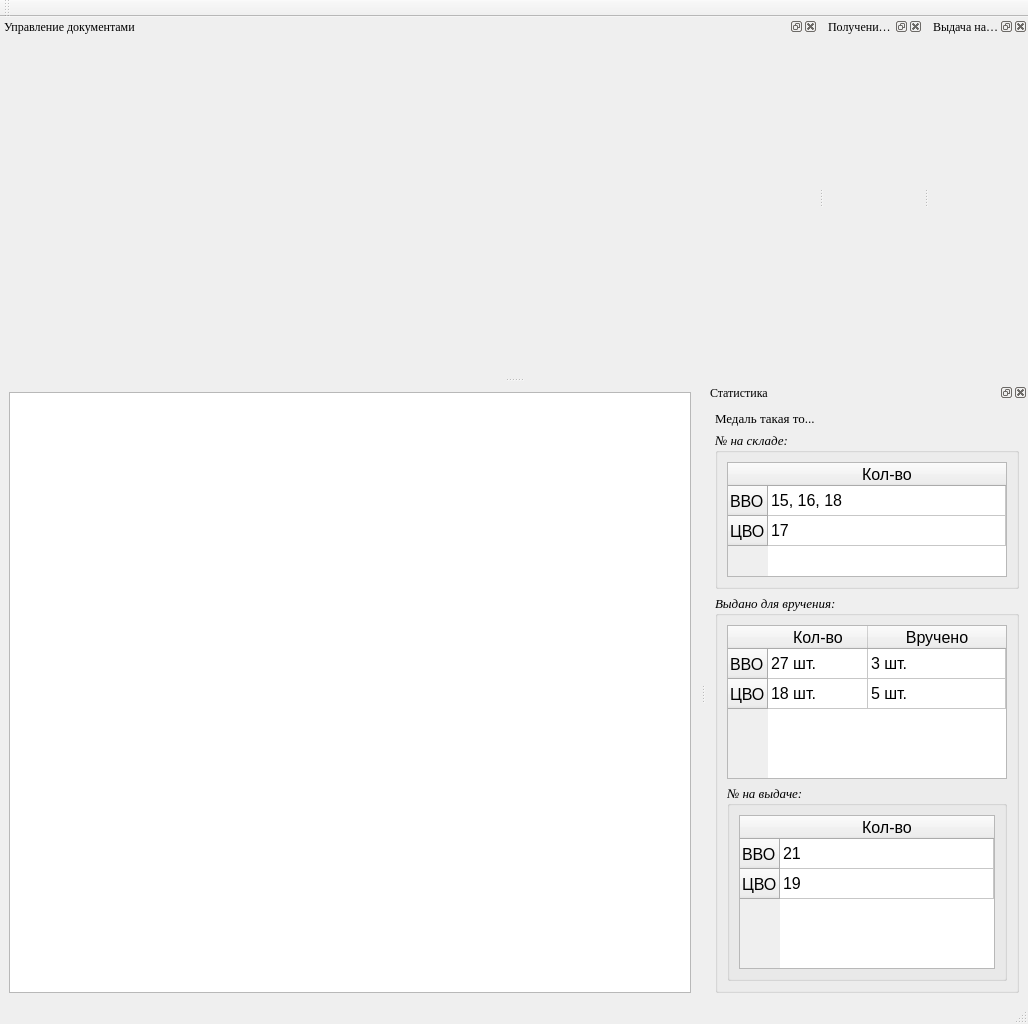
<?xml version="1.0" encoding="UTF-8"?>
<ui version="4.0">
 <class>MW</class>
 <widget class="QMainWindow" name="MW">
  <property name="geometry">
   <rect>
    <x>0</x>
    <y>0</y>
    <width>1028</width>
    <height>1024</height>
   </rect>
  </property>
  <property name="windowTitle">
   <string>СПО &quot;Учет наград&quot;</string>
  </property>
  <property name="windowIcon">
   <iconset resource="resource.qrc">
    <normaloff>:/resource/Images/guk.ico</normaloff>:/resource/Images/guk.ico</iconset>
  </property>
  <widget class="QWidget" name="centralwidget">
   <layout class="QHBoxLayout" name="horizontalLayout">
    <item>
     <widget class="QTreeView" name="trw_statistic">
      <property name="font">
       <font>
        <family>Times New Roman</family>
        <pointsize>14</pointsize>
        <italic>true</italic>
       </font>
      </property>
      <property name="focusPolicy">
       <enum>Qt::ClickFocus</enum>
      </property>
      <property name="autoFillBackground">
       <bool>true</bool>
      </property>
      <property name="frameShape">
       <enum>QFrame::StyledPanel</enum>
      </property>
      <property name="midLineWidth">
       <number>1</number>
      </property>
      <property name="sizeAdjustPolicy">
       <enum>QAbstractScrollArea::AdjustToContentsOnFirstShow</enum>
      </property>
      <property name="editTriggers">
       <set>QAbstractItemView::NoEditTriggers</set>
      </property>
      <property name="alternatingRowColors">
       <bool>false</bool>
      </property>
      <property name="selectionMode">
       <enum>QAbstractItemView::SingleSelection</enum>
      </property>
      <property name="iconSize">
       <size>
        <width>35</width>
        <height>60</height>
       </size>
      </property>
      <property name="indentation">
       <number>30</number>
      </property>
      <property name="uniformRowHeights">
       <bool>true</bool>
      </property>
      <property name="allColumnsShowFocus">
       <bool>false</bool>
      </property>
      <attribute name="headerVisible">
       <bool>false</bool>
      </attribute>
      <attribute name="headerMinimumSectionSize">
       <number>33</number>
      </attribute>
      <attribute name="headerStretchLastSection">
       <bool>true</bool>
      </attribute>
     </widget>
    </item>
   </layout>
  </widget>
  <widget class="QStatusBar" name="statusbar"/>
  <widget class="QDockWidget" name="dW_filter">
   <property name="minimumSize">
    <size>
     <width>176</width>
     <height>460</height>
    </size>
   </property>
   <property name="maximumSize">
    <size>
     <width>524287</width>
     <height>524287</height>
    </size>
   </property>
   <property name="font">
    <font>
     <family>Times New Roman</family>
     <pointsize>9</pointsize>
     <italic>false</italic>
    </font>
   </property>
   <property name="windowTitle">
    <string>Статистика</string>
   </property>
   <attribute name="dockWidgetArea">
    <number>2</number>
   </attribute>
   <widget class="QWidget" name="dockWidgetContents">
    <layout class="QGridLayout" name="gridLayout_2">
     <item row="2" column="0">
      <widget class="QGroupBox" name="groupBox">
       <property name="font">
        <font>
         <family>Times New Roman</family>
         <pointsize>10</pointsize>
         <italic>true</italic>
        </font>
       </property>
       <property name="title">
        <string>Выдано для вручения:</string>
       </property>
       <layout class="QGridLayout" name="gridLayout">
        <item row="0" column="0">
         <widget class="QTableWidget" name="tableWidget">
          <property name="font">
           <font>
            <family>Tahoma</family>
            <pointsize>12</pointsize>
            <italic>false</italic>
           </font>
          </property>
          <attribute name="horizontalHeaderStretchLastSection">
           <bool>true</bool>
          </attribute>
          <row>
           <property name="text">
            <string>ВВО</string>
           </property>
          </row>
          <row>
           <property name="text">
            <string>ЦВО</string>
           </property>
          </row>
          <column>
           <property name="text">
            <string>Кол-во</string>
           </property>
          </column>
          <column>
           <property name="text">
            <string>Вручено</string>
           </property>
          </column>
          <item row="0" column="0">
           <property name="text">
            <string>27 шт.</string>
           </property>
          </item>
          <item row="0" column="1">
           <property name="text">
            <string>3 шт.</string>
           </property>
          </item>
          <item row="1" column="0">
           <property name="text">
            <string>18 шт.</string>
           </property>
          </item>
          <item row="1" column="1">
           <property name="text">
            <string>5 шт.</string>
           </property>
          </item>
         </widget>
        </item>
        <item row="2" column="0">
         <widget class="QGroupBox" name="groupBox_3">
          <property name="title">
           <string>№ на выдаче:</string>
          </property>
          <layout class="QGridLayout" name="gridLayout_4">
           <item row="0" column="0">
            <widget class="QTableWidget" name="tableWidget_3">
             <property name="font">
              <font>
               <family>Tahoma</family>
               <pointsize>12</pointsize>
               <italic>false</italic>
              </font>
             </property>
             <attribute name="horizontalHeaderStretchLastSection">
              <bool>true</bool>
             </attribute>
             <row>
              <property name="text">
               <string>ВВО</string>
              </property>
             </row>
             <row>
              <property name="text">
               <string>ЦВО</string>
              </property>
             </row>
             <column>
              <property name="text">
               <string>Кол-во</string>
              </property>
             </column>
             <item row="0" column="0">
              <property name="text">
               <string>21</string>
              </property>
             </item>
             <item row="1" column="0">
              <property name="text">
               <string>19</string>
              </property>
             </item>
            </widget>
           </item>
          </layout>
         </widget>
        </item>
       </layout>
      </widget>
     </item>
     <item row="0" column="0">
      <widget class="QLabel" name="label">
       <property name="font">
        <font>
         <family>Times New Roman</family>
         <pointsize>10</pointsize>
         <italic>false</italic>
        </font>
       </property>
       <property name="text">
        <string>Медаль такая то...</string>
       </property>
      </widget>
     </item>
     <item row="1" column="0">
      <widget class="QGroupBox" name="groupBox_2">
       <property name="font">
        <font>
         <family>Times New Roman</family>
         <pointsize>10</pointsize>
         <italic>true</italic>
        </font>
       </property>
       <property name="title">
        <string>№ на складе:</string>
       </property>
       <layout class="QGridLayout" name="gridLayout_3">
        <item row="0" column="0">
         <widget class="QTableWidget" name="tableWidget_2">
          <property name="font">
           <font>
            <family>Tahoma</family>
            <pointsize>12</pointsize>
            <italic>false</italic>
           </font>
          </property>
          <attribute name="horizontalHeaderStretchLastSection">
           <bool>true</bool>
          </attribute>
          <row>
           <property name="text">
            <string>ВВО</string>
           </property>
          </row>
          <row>
           <property name="text">
            <string>ЦВО</string>
           </property>
          </row>
          <column>
           <property name="text">
            <string>Кол-во</string>
           </property>
          </column>
          <item row="0" column="0">
           <property name="text">
            <string>15, 16, 18</string>
           </property>
          </item>
          <item row="1" column="0">
           <property name="text">
            <string>17</string>
           </property>
          </item>
         </widget>
        </item>
       </layout>
      </widget>
     </item>
    </layout>
   </widget>
  </widget>
  <widget class="QMenuBar" name="menubar">
   <property name="geometry">
    <rect>
     <x>0</x>
     <y>0</y>
     <width>1028</width>
     <height>21</height>
    </rect>
   </property>
  </widget>
  <widget class="QDockWidget" name="dW_doc_managering">
   <property name="minimumSize">
    <size>
     <width>480</width>
     <height>360</height>
    </size>
   </property>
   <property name="font">
    <font>
     <family>Times New Roman</family>
     <pointsize>9</pointsize>
     <italic>false</italic>
    </font>
   </property>
   <property name="styleSheet">
    <string notr="true"/>
   </property>
   <property name="windowTitle">
    <string>Управление документами</string>
   </property>
   <attribute name="dockWidgetArea">
    <number>4</number>
   </attribute>
   <widget class="QWidget" name="dockWidgetContents_2"/>
  </widget>
  <widget class="QToolBar" name="toolBar">
   <property name="font">
    <font>
     <family>Times New Roman</family>
     <pointsize>10</pointsize>
     <italic>true</italic>
    </font>
   </property>
   <property name="windowTitle">
    <string>Меню фильтрации</string>
   </property>
   <attribute name="toolBarArea">
    <enum>TopToolBarArea</enum>
   </attribute>
   <attribute name="toolBarBreak">
    <bool>false</bool>
   </attribute>
  </widget>
  <widget class="QDockWidget" name="dW_receiving">
   <property name="font">
    <font>
     <family>Times New Roman</family>
     <pointsize>9</pointsize>
     <italic>false</italic>
    </font>
   </property>
   <property name="styleSheet">
    <string notr="true"/>
   </property>
   <property name="windowTitle">
    <string>Получение наград</string>
   </property>
   <attribute name="dockWidgetArea">
    <number>4</number>
   </attribute>
   <widget class="QWidget" name="dockWidgetContents_5"/>
  </widget>
  <widget class="QDockWidget" name="dW_extradition">
   <property name="font">
    <font>
     <family>Times New Roman</family>
     <pointsize>9</pointsize>
     <italic>false</italic>
    </font>
   </property>
   <property name="styleSheet">
    <string notr="true"/>
   </property>
   <property name="windowTitle">
    <string>Выдача наград</string>
   </property>
   <attribute name="dockWidgetArea">
    <number>4</number>
   </attribute>
   <widget class="QWidget" name="dockWidgetContents_6"/>
  </widget>
 </widget>
 <resources>
  <include location="resource.qrc"/>
 </resources>
 <connections/>
</ui>
